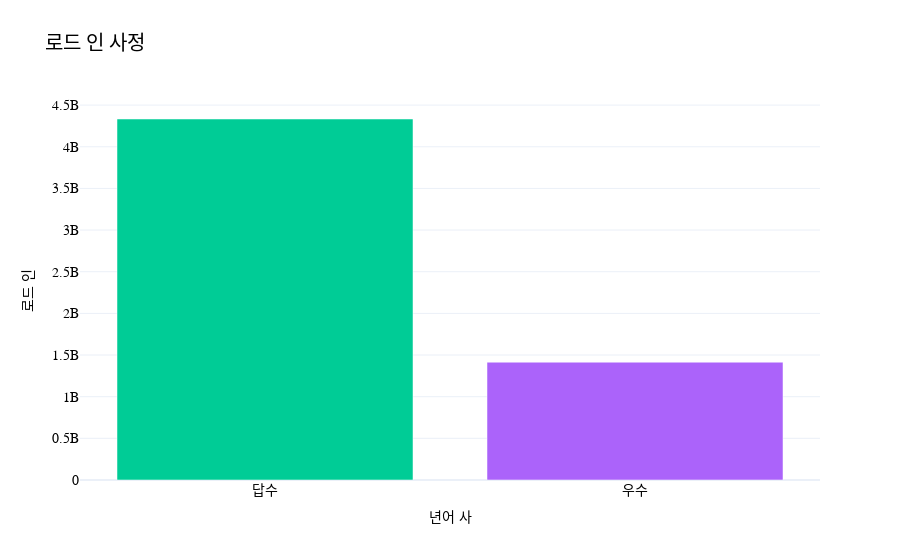

The cell this chart's notebook holds for it:
### Code cell
import pandas as pd
import plotly.express as px
import json

# 데이터 준비
json_str = '["\uB2F5\uC218", 4333125800], ["\uC6B0\uC218", 1414205000]'
data_str = '[' + json_str + ']' 
data_dict = json.loads(data_str)
df = pd.DataFrame(data_dict, columns=['\ub144\uc5b4\uc0ac', '\ub85c\ub4dc\uc778'])

# 차트 생성
fig = px.bar(df, x='\ub144\uc5b4\uc0ac', y='\ub85c\ub4dc\uc778', title='\ub85c\ub4dc \uc778 \uc0ac\uc815', 
             labels={'\ub144\uc5b4\uc0ac':'\ub144\uc5b4 \uc0ac', '\ub85c\ub4dc\uc778':'\ub85c\ub4dc \uc778'},
             color='\ub144\uc5b4\uc0ac', color_discrete_map={chr(13034)+chr(12955): 'green', chr(13084)+chr(12955): 'red'})

# 차트 스타일링
fig.update_layout(barmode='group', showlegend=False, template='plotly_white',
                  font=dict(family='Arial', size=14, color='black'))
fig.update_yaxes(title_font=dict(size=14, family='Arial', color='black'))
fig.update_xaxes(title_font=dict(size=14, family='Arial', color='black'))

### Figure 1 — Plotly figure (JSON) as saved in the notebook; plotly's stock layout.template omitted (floating-point values rounded to 4 significant figures)
{"data": [{"hovertemplate": "년어 사=%{x}<br>로드 인=%{y}<extra></extra>", "legendgroup": "답수", "marker": {"color": "#00cc96", "pattern": {"shape": ""}}, "name": "답수", "orientation": "v", "showlegend": true, "textposition": "auto", "type": "bar", "x": ["답수"], "xaxis": "x", "y": [4333125800], "yaxis": "y"}, {"hovertemplate": "년어 사=%{x}<br>로드 인=%{y}<extra></extra>", "legendgroup": "우수", "marker": {"color": "#ab63fa", "pattern": {"shape": ""}}, "name": "우수", "orientation": "v", "showlegend": true, "textposition": "auto", "type": "bar", "x": ["우수"], "xaxis": "x", "y": [1414205000], "yaxis": "y"}], "layout": {"barmode": "group", "font": {"color": "black", "family": "Arial", "size": 14}, "legend": {"title": {"text": "년어 사"}, "tracegroupgap": 0}, "showlegend": false, "title": {"text": "로드 인 사정"}, "xaxis": {"anchor": "y", "categoryarray": ["답수", "우수"], "categoryorder": "array", "domain": [0, 1], "title": {"font": {"color": "black", "family": "Arial", "size": 14}, "text": "년어 사"}}, "yaxis": {"anchor": "x", "domain": [0, 1], "title": {"font": {"color": "black", "family": "Arial", "size": 14}, "text": "로드 인"}}}}
